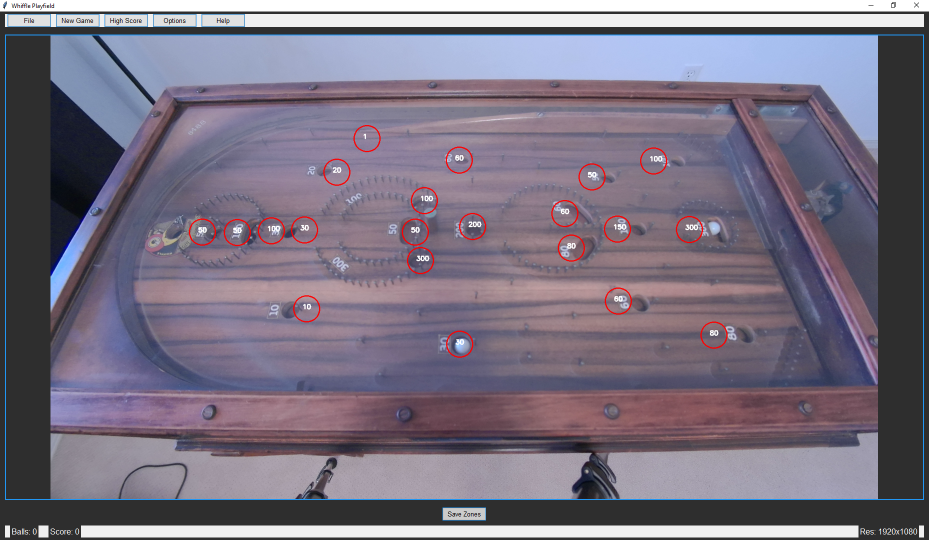
#> input picture 2.6/whiffle_omega.PNG, 1858 x 1080 px (shown at 1/2 size); its folder holds only this picture in this run
$ python -i whiffle_omega.py   (imports and definitions only)
#> lines starting #> are read from the running program, lines starting #| are printed output that depends on the picture; after the words box and inside, x2 and y2 are one past the last pixel; in counts of white or black regions, pixels touching at a corner belong together; long printed decimals are rounded
#> further down, picture is the input picture: shape (1080, 1858, 3); mean B, G, R 128.5, 112.4, 120.2
import cv2
import numpy as np
import json
import os
import sys
import time
import tkinter as tk
from tkinter import ttk
from PIL import Image, ImageTk

# Fixed radius for scoring zones
ZONE_RADIUS = 20  # Scoring radius
CALIBRATION_VISUAL_RADIUS = 20  # Visual feedback radius
TOTAL_ZONES = 21  # Number of zones to trigger automatic save

# Files
CALIBRATION_FILE = "whiffle_zones.json"
HIGH_SCORE_FILE = "whiffle_high_score.json"

# Detection settings (further relaxed for better ball detection)
BALL_COLOR_RANGE = {"lower_white": [0, 0, 180], "upper_white": [180, 70, 255]}  # Even wider range
MIN_CONTOUR_AREA = 20  # Further reduced to detect smaller balls
MIN_RADIUS = 5  # Reduced minimum radius threshold

# Game state
current_score = 0
high_score = 0

# [49 lines left out: functions load_point_zones, save_point_zones, load_high_score, save_high_score, set_webcam_resolution, not called in this run]

def detect_balls(frame):
    hsv = cv2.cvtColor(frame, cv2.COLOR_BGR2HSV)
#> hsv: shape (1080, 1858, 3); mean H, S, V 106.8, 41.4, 133.2
    lower_white = np.array(BALL_COLOR_RANGE["lower_white"])
    upper_white = np.array(BALL_COLOR_RANGE["upper_white"])
    mask = cv2.inRange(hsv, lower_white, upper_white)
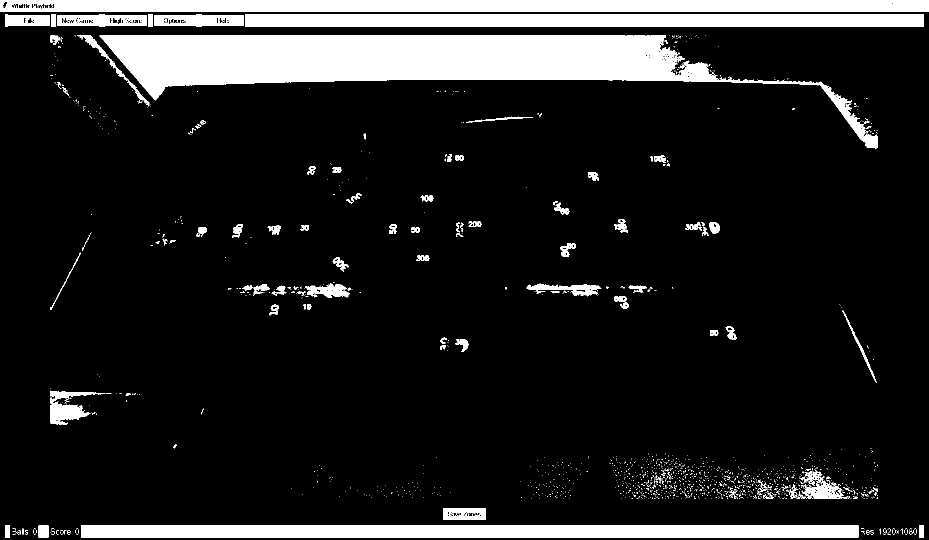
#> mask: shape (1080, 1858) (shown at 1/2 size); 12.9% white; 1575 white regions (1446 under 20 px), largest, box (x1, y1, x2, y2) and area: (199, 71, 1756, 297) 108168, (0, 0, 1858, 23) 42008, (162, 1051, 1717, 1075) 37320
    mask = cv2.erode(mask, None, iterations=2)
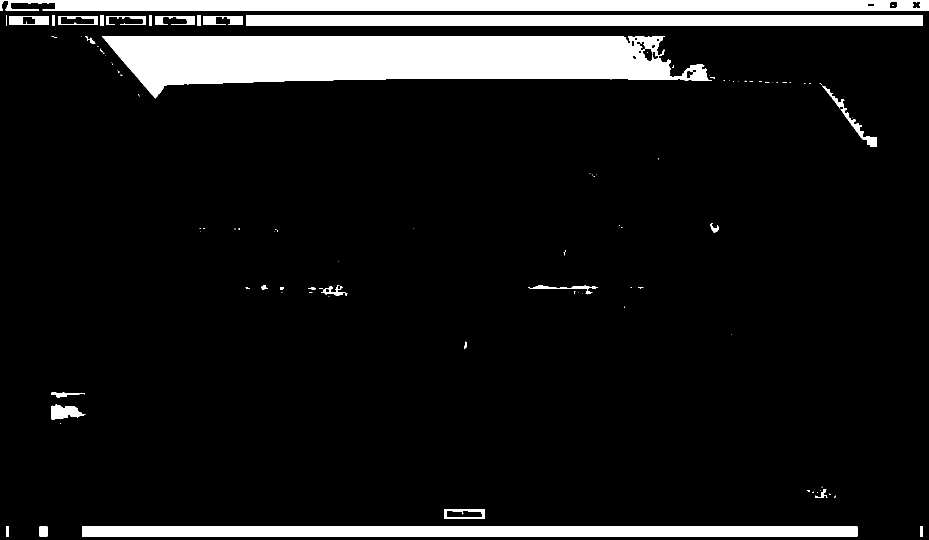
#> mask: shape (1080, 1858) (shown at 1/2 size); 10.2% white; 103 white regions (72 under 20 px), largest, box (x1, y1, x2, y2) and area: (204, 73, 1424, 197) 96347, (0, 0, 1858, 21) 37269, (164, 1053, 1715, 1073) 31020
    mask = cv2.dilate(mask, None, iterations=2)
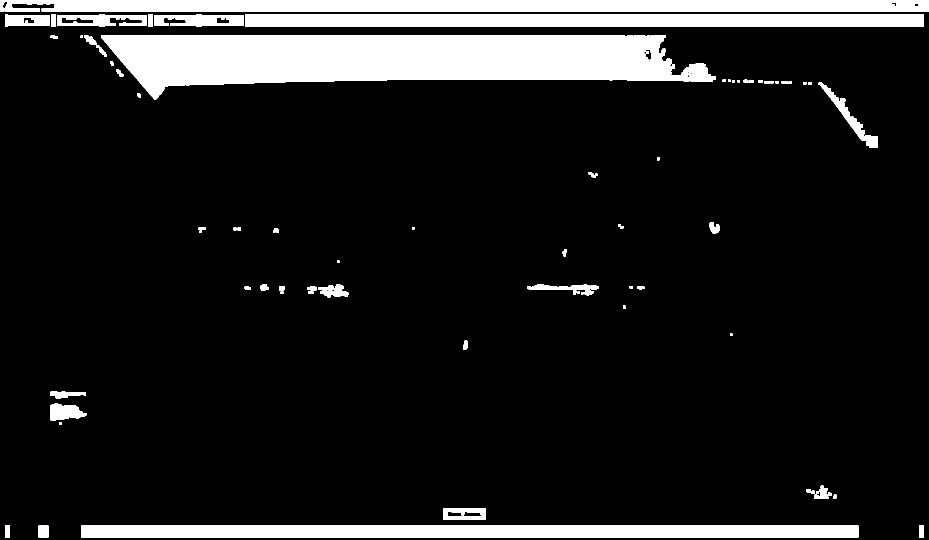
#> mask: shape (1080, 1858) (shown at 1/2 size); 12% white; 78 white regions
    contours, _ = cv2.findContours(mask, cv2.RETR_EXTERNAL, cv2.CHAIN_APPROX_SIMPLE)
#> contours = 76 contours, 10 with area under 20; largest, box (x1, y1, x2, y2) and area: (202, 71, 1432, 199) 102024, (0, 0, 1858, 23) 39954, (162, 1051, 1717, 1075) 35742, (490, 28, 1848, 54) 33925, (1637, 165, 1756, 296) 2304

    balls = []
    print(f"Found {len(contours)} contours")  # Debug
#| Found 76 contours
    for contour in contours:
        area = cv2.contourArea(contour)
        # Get bounding circle for all contours to have x, y defined
        ((x, y), radius) = cv2.minEnclosingCircle(contour)
        if area > MIN_CONTOUR_AREA:
            if radius > MIN_RADIUS:
                balls.append((int(x), int(y), int(radius)))
                print(f"Detected ball at frame coordinates ({x}, {y}) with radius {radius}, area {area}")  # Debug
            else:
                print(f"Filtered ball at ({x}, {y}) due to radius {radius} < {MIN_RADIUS}")  # Debug
        else:
            print(f"Filtered contour at ({x}, {y}) due to area {area} < {MIN_CONTOUR_AREA}")  # Debug
#> this loop made 76 passes
#> (area, x, y, radius) on passes 6, 7, 8, 9, 11, 12, 13, 15, 20, 21, 22, 24: (43.5, 1669, 993, 5), (29.5, 1625.5, 984, 3.91), (55.5, 1616.5, 982, 5.41), (437, 1644.7, 989.2, 18.43), (1630, 135.1, 825, 37.25), (560, 135.9, 787, 35.18), (121, 929.5, 690, 9.66), (24.5, 1248.5, 613.5, 3.54), (42, 1149, 584.7, 4.75), (62, 1281, 575, 7.28), (62.5, 495, 575.5, 6.5), (112, 623.5, 577, 9.01)
#> (contour, area, x, y, radius) on passes 1, 2, 3, 4, 5, 10: ([[1838, 1051], [1838, 1074], [1847, 1074], [1847, 1051]], 207, 1842.5, 1062.5, 12.35), ([[162, 1051], [162, 1074], [1716, 1074], [1716, 1051]], 35742, 939, 1062.5, 777.1), ([[77, 1051], [77, 1074], [96, 1074], [96, 1051]], 437, 86.5, 1062.5, 14.92), ([[10, 1051], [10, 1074], [19, 1074], [19, 1051]], 207, 14.5, 1062.5, 12.35), ([[886, 1016], [886, 1039], [970, 1039], [970, 1016]], 1932, 928, 1027.5, 43.55), ([[118, 844], [118, 848], [123, 848], [123, 844]], 20, 120.5, 846, 3.2)
#| Detected ball at frame coordinates (1842.5, 1062.5) with radius 12.349, area 207.0
#| Detected ball at frame coordinates (939.0, 1062.5) with radius 777.085, area 35742.0
#| Detected ball at frame coordinates (86.5, 1062.5) with radius 14.917, area 437.0
#| Detected ball at frame coordinates (14.5, 1062.5) with radius 12.349, area 207.0
#| Detected ball at frame coordinates (928.0, 1027.5) with radius 43.546, area 1932.0
#| Detected ball at frame coordinates (1669.0, 993.0) with radius 5.000, area 43.5
#| Filtered ball at (1625.5, 984.0) due to radius 3.905 < 5
#| Detected ball at frame coordinates (1616.5, 982.0) with radius 5.408, area 55.5
#> (further printed lines are left out)
#> after the loop, balls = 47 items, first 6: (1842, 1062, 12), (939, 1062, 777), (86, 1062, 14), (14, 1062, 12), (928, 1027, 43), (1669, 993, 5)
    print(f"Detected {len(balls)} balls after filtering")  # Debug
    return balls

# [9 lines left out: function calculate_score, not called in this run]

class CustomDialog:
    # [38 lines left out: function __init__, not called in this run]

    def ok(self):
        self.result = self.entry.get()
        self.root.destroy()

    def cancel(self):
        self.result = None
        self.root.destroy()

    def show(self):
        self.root.wait_window()
        return self.result

class OptionsWindow:
    # [56 lines left out: functions __init__, save, not called in this run]

    def close(self):
        self.root.destroy()
        self.on_close_callback()

class HelpWindow:
    # [35 lines left out: function __init__, not called in this run]

    def close(self):
        self.root.destroy()
        self.on_close_callback()

class WhiffleGame:
    # [158 lines left out: functions __init__, file_menu, save_file, load_file, new_game, high_score and 3 more, not called in this run]

    def resume_frame(self):
        self.paused = False
        self.update_frame()

    # [212 lines left out: functions queue_save_zones, canvas_click, update_frame, not called in this run]

    def destroy(self):
        self.cap.release()
        self.root.destroy()

# [4 lines not run here, left out]

>>> import cv2
>>> picture = cv2.imread('whiffle_omega.PNG')
>>> result = detect_balls(picture)
#> result has the same summary as balls in detect_balls
